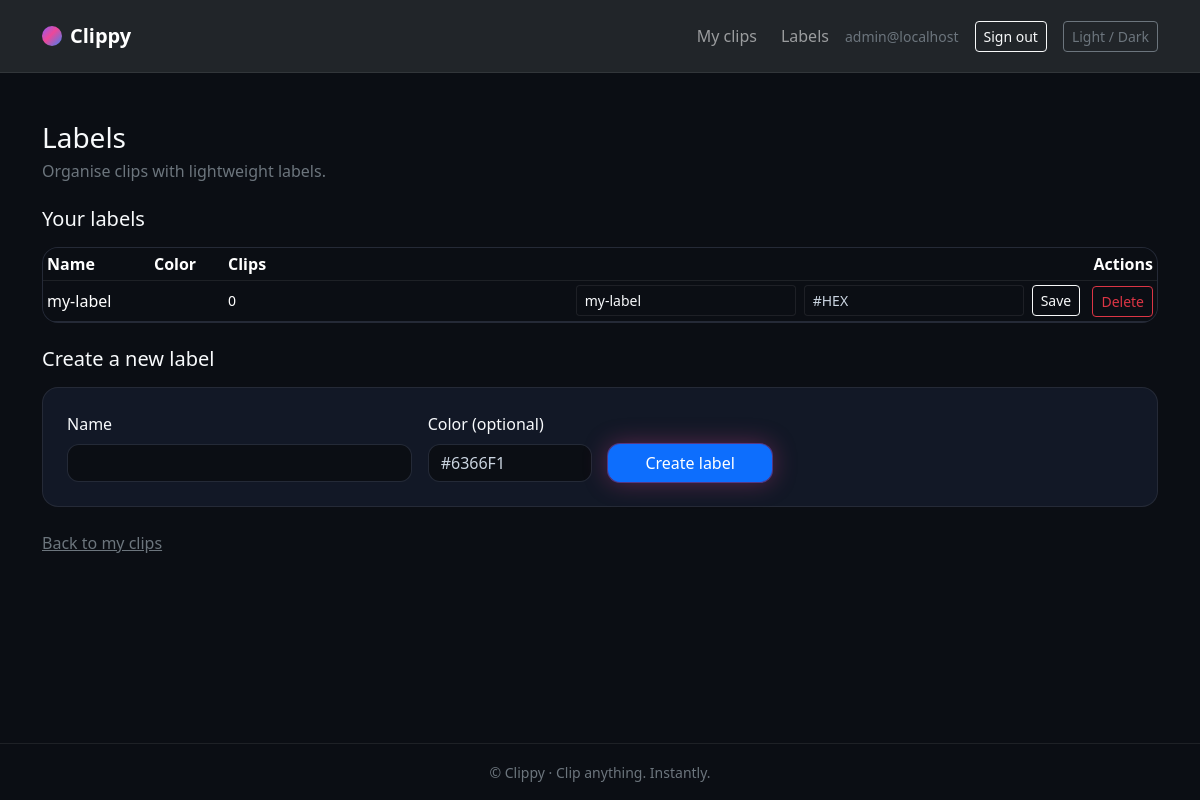
Page /clips/labels/ (signed in) on the earlier database version.
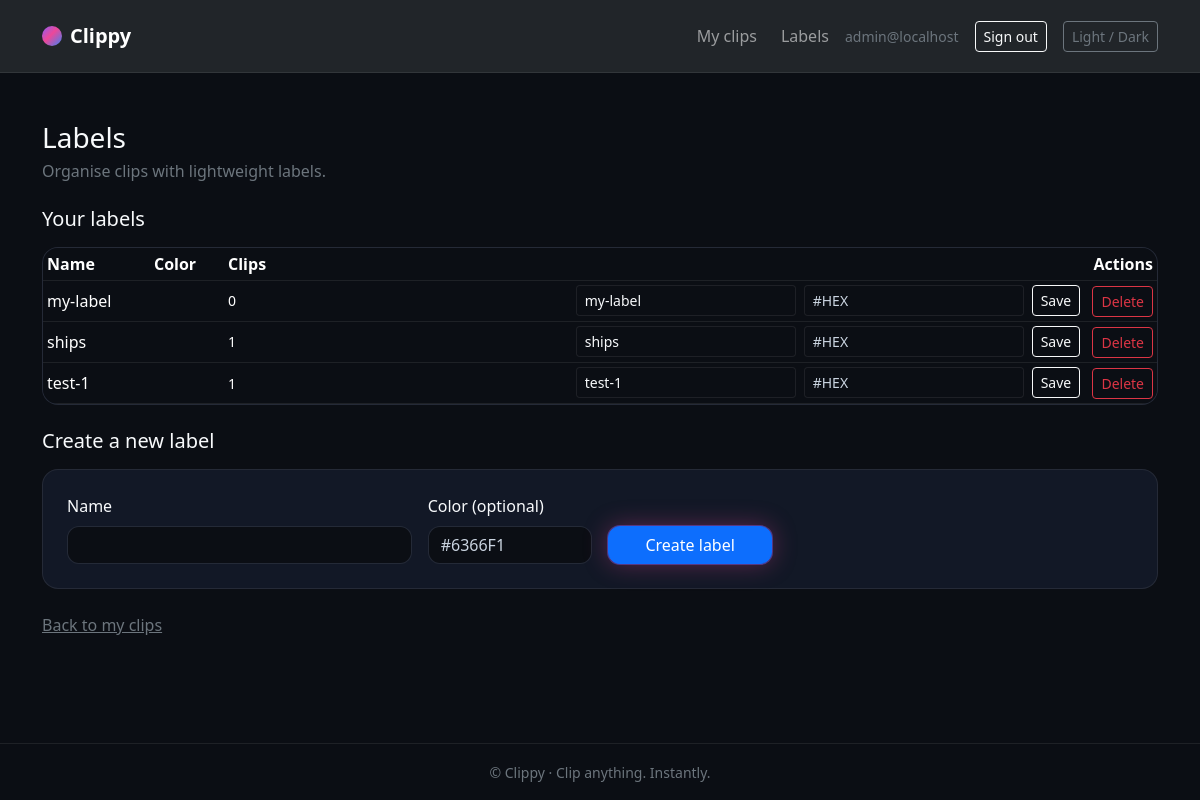
Same page on the later database version.
### apps/clips/models.py (models this page shows, shortened)
class Label(models.Model):
    user = models.ForeignKey(settings.AUTH_USER_MODEL, on_delete=models.CASCADE, related_name="labels")
    name = models.CharField(max_length=100)
    description = models.TextField(blank=True, null=True)
    color = models.CharField(max_length=32, blank=True, null=True)
    class Meta:
        constraints = [
            models.UniqueConstraint(fields=["user", "name"], name="uniq_label_name_per_user"),
        ]

### apps/clips/views.py (the view, shortened to what this page needs)
# urls.py: path("labels/", LabelManagementView.as_view(), name="labels"),
class LabelManagementView(LoginRequiredMixin, TemplateView):
    template_name = "clips/labels.html"
    def get_context_data(self, **kwargs):
        context = super().get_context_data(**kwargs)
        labels = (
            Label.objects.filter(user=self.request.user)
            .prefetch_related("clips")
            .order_by("name")
        )
        context["labels"] = labels
        return context

### apps/clips/templates/clips/labels.html (shortened to what this page needs)
{% extends "base.html" %}
{% block content %}
  <div class="d-flex justify-content-between align-items-center mb-4">
    <div>
      <h1 class="h3 mb-1">Labels</h1>
      <p class="text-secondary mb-0">Organise clips with lightweight labels.</p>
    </div>
  </div>
  <section class="mb-4">
    <h2 class="h5 mb-3">Your labels</h2>
    {% if labels %}
      <div class="table-responsive card overflow-hidden mb-3">
        <table class="table table-sm align-middle mb-0">
          <thead>
            <tr>
              <th>Name</th>
              <th>Color</th>
              <th>Clips</th>
              <th class="text-end">Actions</th>
            </tr>
          </thead>
          <tbody>
            {% for label in labels %}
              <tr>
                <td>{{ label.name }}</td>
                <td class="text-secondary small">{{ label.description|default:"" }}</td>
                <td class="small">{{ label.clips.count }}</td>
                <td class="text-end">
                  <form method="post" class="d-inline-flex gap-2 align-items-center">
                    <input type="text" name="name" value="{{ label.name }}" class="form-control form-control-sm" placeholder="Name" />
                    <input type="text" name="color" value="{{ label.color|default:"" }}" class="form-control form-control-sm" placeholder="#HEX" />
                    <button type="submit" class="btn btn-outline-light btn-sm">Save</button>
                  </form>
                  <form method="post" class="d-inline-block ms-2">
                    <button type="submit" class="btn btn-outline-danger btn-sm">Delete</button>
                  </form>
                </td>
              </tr>
            {% endfor %}
          </tbody>
        </table>
      </div>
    {% else %}
      <div class="card p-4">
        <p class="mb-0 text-secondary">You don't have any labels yet.</p>
      </div>
    {% endif %}
  </section>
  <section class="mb-4">
    <h2 class="h5 mb-3">Create a new label</h2>
    <div class="card p-4">
      <form method="post">
        <div class="row g-3 align-items-end">
          <div class="col-md-4">
            <label for="id_name" class="form-label">Name</label>
            <input type="text" id="id_name" name="name" class="form-control" required />
          </div>
          <div class="col-md-2">
            <label for="id_color" class="form-label">Color (optional)</label>
            <input type="text" id="id_color" name="color" class="form-control" placeholder="#6366F1" />
          </div>
          <div class="col-md-2 text-md-end">
            <button type="submit" class="btn btn-primary w-100">Create label</button>
          </div>
        </div>
      </form>
    </div>
  </section>
  <p class="mt-3">
    <a href="{% url 'clips_web:list' %}" class="link-secondary">Back to my clips</a>
  </p>
{% endblock %}

Differences in the rows shown:
added Label: name "ships", clips.count "1"
added Label: name "test-1", clips.count "1"
